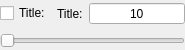
<?xml version="1.0" encoding="UTF-8"?>
<ui version="4.0">
 <class>SliderBox</class>
 <widget class="QWidget" name="SliderBox">
  <property name="geometry">
   <rect>
    <x>0</x>
    <y>0</y>
    <width>185</width>
    <height>50</height>
   </rect>
  </property>
  <property name="windowTitle">
   <string>Form</string>
  </property>
  <layout class="QVBoxLayout" name="verticalLayout">
   <property name="leftMargin">
    <number>0</number>
   </property>
   <property name="topMargin">
    <number>0</number>
   </property>
   <property name="rightMargin">
    <number>0</number>
   </property>
   <property name="bottomMargin">
    <number>0</number>
   </property>
   <item>
    <layout class="QHBoxLayout" name="horizontalLayout_15" stretch="0,0,1">
     <item>
      <widget class="QCheckBox" name="chkTitle">
       <property name="text">
        <string>Title:</string>
       </property>
      </widget>
     </item>
     <item>
      <widget class="QLabel" name="lblTitle">
       <property name="text">
        <string>Title:</string>
       </property>
      </widget>
     </item>
     <item>
      <widget class="QSpinBox" name="txtValue">
       <property name="alignment">
        <set>Qt::AlignCenter</set>
       </property>
       <property name="buttonSymbols">
        <enum>QAbstractSpinBox::NoButtons</enum>
       </property>
       <property name="minimum">
        <number>10</number>
       </property>
       <property name="maximum">
        <number>200</number>
       </property>
      </widget>
     </item>
    </layout>
   </item>
   <item>
    <widget class="Slider" name="sliValue">
     <property name="minimum">
      <number>10</number>
     </property>
     <property name="maximum">
      <number>200</number>
     </property>
     <property name="orientation">
      <enum>Qt::Horizontal</enum>
     </property>
    </widget>
   </item>
  </layout>
 </widget>
 <customwidgets>
  <customwidget>
   <class>Slider</class>
   <extends>QSlider</extends>
   <header>widgets/slider.h</header>
  </customwidget>
 </customwidgets>
 <resources/>
 <connections/>
</ui>
